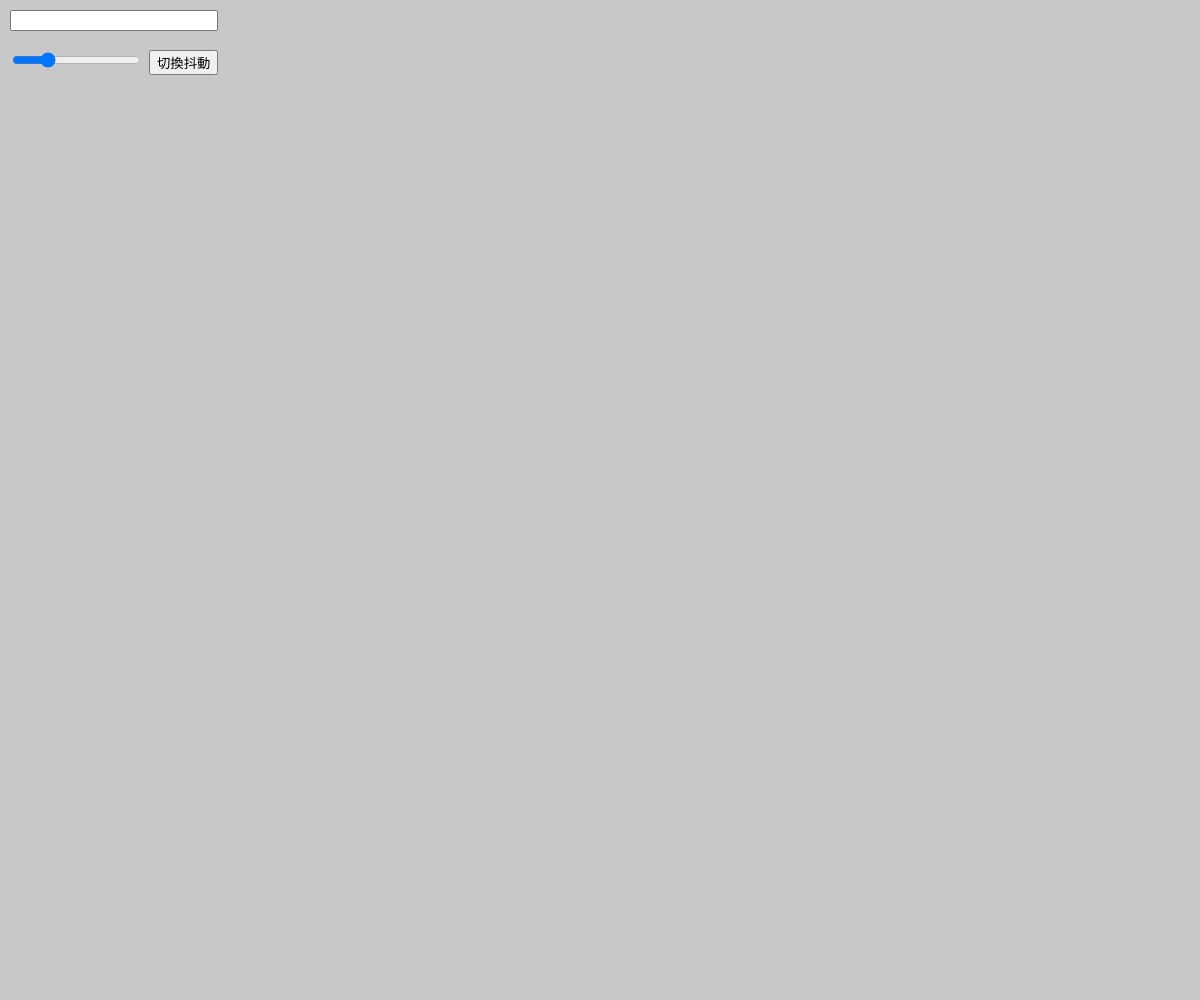
Frame 1 (no input)
Frame 60 (no input): identical to frame 1, image omitted
Frame 120 (the mouse pressed at the canvas centre since frame 60): identical to frame 1, image omitted

The p5.js sketch that drew this single still picture (run headless with seeded random() and noise() and a simulated clock; from frame 60 on, the mouse is pressed at the canvas centre):

// p5.js sketch
// ── sketch.js
let textToShow = "TKUET";
let textSizeValue = 32; // 字體大小
let inputBox; // 用於存放文字框
let inputText = ""; // 初始文字內容
let slider; // 滑桿用於調整文字大小
let button; // 按鈕用於切換文字
let isShaking = false; // 是否正在抖動的旗標

function setup() {
  createCanvas(windowWidth,windowHeight); // 設定畫布大小
  textAlign(LEFT, CENTER); // 對齊文字
  textSize(textSizeValue); // 設定文字大小
  // 創建文字輸入框
  inputBox = createInput();
  inputBox.position(10, 10); // 輸入框的位置
  inputBox.size(200); // 設定輸入框的寬度
  inputBox.input(updateText); // 當輸入時觸發函式 updateText
  // 創建滑桿
  slider = createSlider(10, 100, textSizeValue); // 最小值為10，最大值為100，初始值為32
  slider.position(10, 50); // 滑桿的位置
  slider.input(updateTextSize); // 當調整滑桿時更新文字大小
  // 創建按鈕
  button = createButton('切換抖動');
  button.position(slider.x + slider.width + 10, 50); // 設定按鈕位於滑桿右邊
  button.mousePressed(toggleShaking); // 點擊按鈕時切換抖動狀態
}

function draw() {
  background(200); // 背景顏色
  fill(0); // 設定文字顏色
  textSize(textSizeValue); // 更新文字大小
  // let textToShow = "😊❤🤣💕"; // 要顯示的表情符號
  // for (let x = 0; x < width; x += textWidth(textToShow + " ")) {
  //   text(textToShow, x, height / 2); // 顯示一整排文字
  // }
/*
  let xOffset = frameCount * 2 % textWidth(textToShow + " "); // 計算水平偏移量
  for (let x = -xOffset; x < width; x += textWidth(textToShow + " ")) {
    text(textToShow, x, height / 2); // 連續顯示文字
  }
*/
/*
  // 填滿整個畫布的文字
  for (let y = 80; y < height; y += textAscent() + 10) { // 計算文字高度
    for (let x = 0; x < width; x += textWidth(inputText + " ")) {
      text(inputText, x, y); // 繪製文字
    }
  }
*/
  // 用輸入框的文字填滿畫布
  for (let y = 80; y < height; y += textSizeValue + 10) { // 根據文字大小計算間距
    for (let x = 0; x < width; x += textWidth(inputText + " ")) {
      let xOffset = isShaking ? random(-2, 2) : 0; // 如果抖動，加入水平偏移量
      let yOffset = isShaking ? random(-2, 2) : 0; // 如果抖動，加入垂直偏移量
      text(inputText, x + xOffset, y + yOffset); // 繪製文字
    }
  }
}

// 更新輸入框文字的函式
function updateText() {
  inputText = inputBox.value(); // 取得輸入框中的內容
}

// 更新文字大小的函式
function updateTextSize() {
  textSizeValue = slider.value(); // 根據滑桿更新文字大小
}

// 切換抖動狀態的函式
function toggleShaking() {
  isShaking = !isShaking; // 切換抖動的布林值
}
